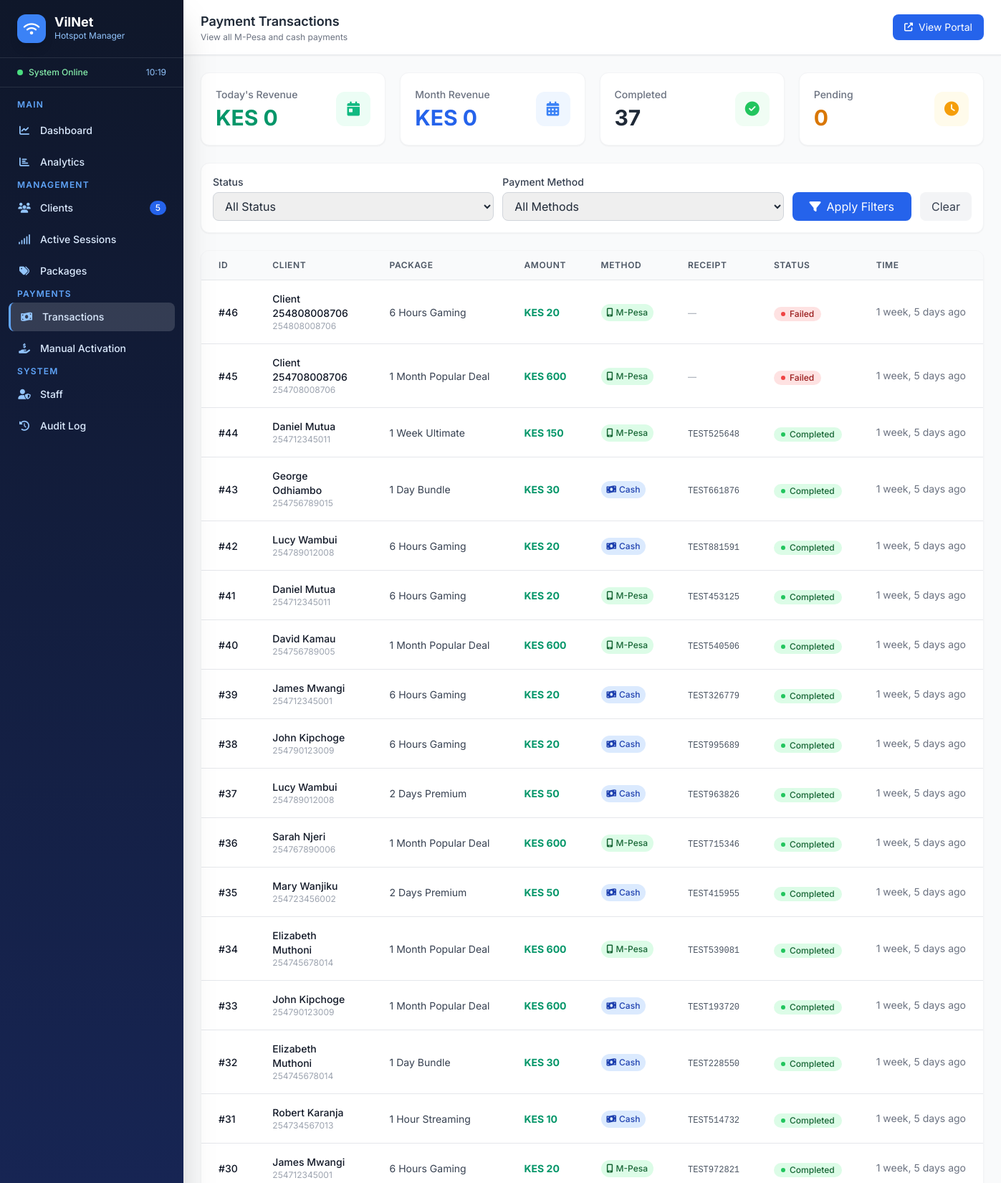
/payments/ (signed in, upper part), run on the app's committed database.
### payments/models.py (models this page shows, shortened)
class Payment(models.Model):
    STATUS_CHOICES = [
        ('pending', 'Pending'),
        ('completed', 'Completed'),
        ('failed', 'Failed'),
        ('cancelled', 'Cancelled'),
        ('refunded', 'Refunded'),
    ]
    PAYMENT_METHOD_CHOICES = [
        ('mpesa', 'M-Pesa'),
        ('cash', 'Cash'),
        ('manual', 'Manual Activation'),
    ]
    client = models.ForeignKey(
        Client,
        on_delete=models.SET_NULL,
        null=True,
        related_name='payments'
    )
    package = models.ForeignKey(
        Package,
        on_delete=models.SET_NULL,
        null=True,
        related_name='payments'
    )
    session = models.OneToOneField(
        Session,
        on_delete=models.SET_NULL,
        null=True,
        blank=True,
        related_name='payment'
    )
    amount = models.DecimalField(max_digits=10, decimal_places=2)
    phone = models.CharField(max_length=15)
    payment_method = models.CharField(
        max_length=10,
        choices=PAYMENT_METHOD_CHOICES,
        default='mpesa'
    )
    status = models.CharField(max_length=15, choices=STATUS_CHOICES, default='pending')
    checkout_request_id = models.CharField(max_length=100, blank=True, db_index=True)
    merchant_request_id = models.CharField(max_length=100, blank=True)
    mpesa_receipt_number = models.CharField(max_length=50, blank=True, unique=True, null=True)
    mpesa_transaction_date = models.CharField(max_length=20, blank=True)
    initiated_at = models.DateTimeField(default=timezone.now)
    completed_at = models.DateTimeField(null=True, blank=True)
    created_at = models.DateTimeField(auto_now_add=True)
    updated_at = models.DateTimeField(auto_now=True)
    raw_callback = models.JSONField(null=True, blank=True)
    class Meta:
        ordering = ['-created_at']
        verbose_name = 'Payment'
        verbose_name_plural = 'Payments'

### clients/models.py (models this page shows, shortened)
class Client(models.Model):
    STATUS_CHOICES = [
        ('active', 'Active'),
        ('inactive', 'Inactive'),
        ('blocked', 'Blocked'),
    ]
    full_name = models.CharField(max_length=150)
    phone = models.CharField(max_length=15, unique=True)
    email = models.EmailField(blank=True)
    id_number = models.CharField(max_length=20, blank=True, help_text='National ID or student number')
    mac_address = models.CharField(
        max_length=17,
        blank=True,
        help_text='Device MAC address e.g. AA:BB:CC:DD:EE:FF'
    )
    ip_address = models.GenericIPAddressField(null=True, blank=True)
    mikrotik_username = models.CharField(
        max_length=100,
        unique=True,
        help_text='Auto-generated username used on MikroTik'
    )
    mikrotik_password = models.CharField(max_length=100)
    status = models.CharField(max_length=10, choices=STATUS_CHOICES, default='inactive')
    notes = models.TextField(blank=True)
    created_at = models.DateTimeField(auto_now_add=True)
    updated_at = models.DateTimeField(auto_now=True)
    class Meta:
        ordering = ['-created_at']
        verbose_name = 'Client'
        verbose_name_plural = 'Clients'

### packages/models.py (models this page shows, shortened)
class Package(models.Model):
    DURATION_UNIT_CHOICES = [
        ('minutes', 'Minutes'),
        ('hours', 'Hours'),
        ('days', 'Days'),
        ('weeks', 'Weeks'),
        ('months', 'Months'),
    ]
    STATUS_CHOICES = [
        ('active', 'Active'),
        ('inactive', 'Inactive'),
    ]
    name = models.CharField(max_length=100)
    description = models.TextField(blank=True)
    price = models.DecimalField(
        max_digits=10,
        decimal_places=2,
        validators=[MinValueValidator(Decimal('1.00'))]
    )
    duration = models.PositiveIntegerField(help_text='Duration value e.g. 1, 6, 24')
    duration_unit = models.CharField(max_length=10, choices=DURATION_UNIT_CHOICES, default='hours')
    data_limit_mb = models.PositiveIntegerField(
        null=True,
        blank=True,
        help_text='Data limit in MB. Leave blank for unlimited.'
    )
    upload_speed_kbps = models.PositiveIntegerField(
        null=True,
        blank=True,
        help_text='Upload speed limit in Kbps. Leave blank for unlimited.'
    )
    download_speed_kbps = models.PositiveIntegerField(
        null=True,
        blank=True,
        help_text='Download speed limit in Kbps. Leave blank for unlimited.'
    )
    max_devices = models.PositiveIntegerField(default=1)
    mikrotik_profile = models.CharField(
        max_length=100,
        blank=True,
        help_text='MikroTik hotspot profile name e.g. "1hr-plan"'
    )
    status = models.CharField(max_length=10, choices=STATUS_CHOICES, default='active')
    is_featured = models.BooleanField(default=False, help_text='Show this plan prominently on portal')
    sort_order = models.PositiveIntegerField(default=0, help_text='Lower number shows first')
    created_at = models.DateTimeField(auto_now_add=True)
    updated_at = models.DateTimeField(auto_now=True)
    class Meta:
        ordering = ['sort_order', 'price']
        verbose_name = 'Package'
        verbose_name_plural = 'Packages'

### payments/views.py (the view)
# urls.py: path('', views.PaymentListView.as_view(), name='list'),
@method_decorator(login_required, name='dispatch')
class PaymentListView(View):
    template_name = 'payments/payment_list.html'
    def get(self, request):
        payments = Payment.objects.select_related(
            'client', 'package'
        ).all().order_by('-created_at')
        status = request.GET.get('status', '')
        method = request.GET.get('method', '')
        date_from = request.GET.get('date_from', '')
        date_to = request.GET.get('date_to', '')
        if status:
            payments = payments.filter(status=status)
        if method:
            payments = payments.filter(payment_method=method)
        if date_from:
            payments = payments.filter(created_at__date__gte=date_from)
        if date_to:
            payments = payments.filter(created_at__date__lte=date_to)
        today = timezone.now().date()
        today_revenue = Payment.objects.filter(
            status='completed',
            completed_at__date=today
        ).aggregate(total=Sum('amount'))['total'] or 0
        month_revenue = Payment.objects.filter(
            status='completed',
            completed_at__month=today.month,
            completed_at__year=today.year,
        ).aggregate(total=Sum('amount'))['total'] or 0
        context = {
            'payments': payments[:100],
            'today_revenue': today_revenue,
            'month_revenue': month_revenue,
            'total_count': payments.count(),
            'completed_count': payments.filter(status='completed').count(),
            'pending_count': payments.filter(status='pending').count(),
            'failed_count': payments.filter(status='failed').count(),
            'status_filter': status,
            'method_filter': method,
        }
        return render(request, self.template_name, context)

### templates/payments/payment_list.html (shortened to what this page needs)
{% extends 'base.html' %}
{% block page_title %}Payment Transactions{% endblock %}
{% block page_subtitle %}View all M-Pesa and cash payments{% endblock %}
{% block content %}
<div class="grid grid-cols-1 sm:grid-cols-4 gap-5 mb-6">
    <div class="bg-white rounded-xl shadow-sm border border-gray-100 p-5">
        <div class="flex items-center justify-between">
            <div>
                <p class="text-gray-500 text-sm font-medium">Today's Revenue</p>
                <p class="text-3xl font-bold text-emerald-600 mt-1">KES {{ today_revenue|floatformat:0 }}</p>
            </div>
            <div class="w-12 h-12 bg-emerald-50 rounded-xl flex items-center justify-center">
                <i class="fas fa-calendar-day text-emerald-500 text-xl"></i>
            </div>
        </div>
    </div>
    <div class="bg-white rounded-xl shadow-sm border border-gray-100 p-5">
        <div class="flex items-center justify-between">
            <div>
                <p class="text-gray-500 text-sm font-medium">Month Revenue</p>
                <p class="text-3xl font-bold text-blue-600 mt-1">KES {{ month_revenue|floatformat:0 }}</p>
            </div>
            <div class="w-12 h-12 bg-blue-50 rounded-xl flex items-center justify-center">
                <i class="fas fa-calendar-alt text-blue-500 text-xl"></i>
            </div>
        </div>
    </div>
    <div class="bg-white rounded-xl shadow-sm border border-gray-100 p-5">
        <div class="flex items-center justify-between">
            <div>
                <p class="text-gray-500 text-sm font-medium">Completed</p>
                <p class="text-3xl font-bold text-gray-800 mt-1">{{ completed_count }}</p>
            </div>
            <div class="w-12 h-12 bg-green-50 rounded-xl flex items-center justify-center">
                <i class="fas fa-check-circle text-green-500 text-xl"></i>
            </div>
        </div>
    </div>
    <div class="bg-white rounded-xl shadow-sm border border-gray-100 p-5">
        <div class="flex items-center justify-between">
            <div>
                <p class="text-gray-500 text-sm font-medium">Pending</p>
                <p class="text-3xl font-bold text-amber-600 mt-1">{{ pending_count }}</p>
            </div>
            <div class="w-12 h-12 bg-amber-50 rounded-xl flex items-center justify-center">
                <i class="fas fa-clock text-amber-500 text-xl"></i>
            </div>
        </div>
    </div>
</div>
<div class="bg-white rounded-xl shadow-sm border border-gray-100 p-4 mb-6">
    <form method="get" class="flex flex-wrap items-end gap-3">
        <div class="flex-1 min-w-[200px]">
            <label class="block text-sm font-medium text-gray-700 mb-1">Status</label>
            <select name="status" class="w-full px-3 py-2 border border-gray-300 rounded-lg focus:outline-none focus:ring-2 focus:ring-blue-500">
                <option value="">All Status</option>
            </select>
        </div>
        <div class="flex-1 min-w-[200px]">
            <label class="block text-sm font-medium text-gray-700 mb-1">Payment Method</label>
            <select name="method" class="w-full px-3 py-2 border border-gray-300 rounded-lg focus:outline-none focus:ring-2 focus:ring-blue-500">
                <option value="">All Methods</option>
            </select>
        </div>
        <button type="submit" class="bg-blue-600 hover:bg-blue-700 text-white px-6 py-2 rounded-lg flex items-center gap-2 transition-colors">
            <i class="fas fa-filter"></i>
            Apply Filters
        </button>
        <a href="{% url 'payments:list' %}" class="bg-gray-100 hover:bg-gray-200 text-gray-700 px-4 py-2 rounded-lg transition-colors">
            Clear
        </a>
    </form>
</div>
<div class="bg-white rounded-xl shadow-sm border border-gray-100 overflow-hidden">
    <div class="overflow-x-auto">
        <table class="w-full">
            <thead class="bg-gray-50 border-b border-gray-200">
                <tr>
                    <th class="px-6 py-3 text-left text-xs font-semibold text-gray-600 uppercase tracking-wider">ID</th>
                    <th class="px-6 py-3 text-left text-xs font-semibold text-gray-600 uppercase tracking-wider">Client</th>
                    <th class="px-6 py-3 text-left text-xs font-semibold text-gray-600 uppercase tracking-wider">Package</th>
                    <th class="px-6 py-3 text-left text-xs font-semibold text-gray-600 uppercase tracking-wider">Amount</th>
                    <th class="px-6 py-3 text-left text-xs font-semibold text-gray-600 uppercase tracking-wider">Method</th>
                    <th class="px-6 py-3 text-left text-xs font-semibold text-gray-600 uppercase tracking-wider">Receipt</th>
                    <th class="px-6 py-3 text-left text-xs font-semibold text-gray-600 uppercase tracking-wider">Status</th>
                    <th class="px-6 py-3 text-left text-xs font-semibold text-gray-600 uppercase tracking-wider">Time</th>
                </tr>
            </thead>
            <tbody class="divide-y divide-gray-200">
                {% for payment in payments %}
                <tr class="hover:bg-gray-50 transition-colors">
                    <td class="px-6 py-4 whitespace-nowrap">
                        <span class="text-sm font-medium text-gray-900">#{{ payment.pk }}</span>
                    </td>
                    <td class="px-6 py-4">
                        <div class="text-sm font-medium text-gray-900">{{ payment.client.full_name|default:"Unknown" }}</div>
                        <div class="text-xs text-gray-400">{{ payment.phone }}</div>
                    </td>
                    <td class="px-6 py-4 whitespace-nowrap">
                        <span class="text-sm text-gray-700">{{ payment.package.name|default:"—" }}</span>
                    </td>
                    <td class="px-6 py-4 whitespace-nowrap">
                        <span class="text-sm font-bold text-emerald-600">KES {{ payment.amount|floatformat:0 }}</span>
                    </td>
                    <td class="px-6 py-4 whitespace-nowrap">
                        {% if payment.payment_method == 'mpesa' %}
                        <span class="inline-flex items-center px-2 py-1 rounded-full text-xs font-medium bg-green-100 text-green-800">
                            <i class="fas fa-mobile-alt mr-1"></i> M-Pesa
                        </span>
                        {% elif payment.payment_method == 'cash' %}
                        <span class="inline-flex items-center px-2 py-1 rounded-full text-xs font-medium bg-blue-100 text-blue-800">
                            <i class="fas fa-money-bill-wave mr-1"></i> Cash
                        </span>
                        {% else %}
                        <span class="text-xs text-gray-500">{{ payment.get_payment_method_display }}</span>
                        {% endif %}
                    </td>
                    <td class="px-6 py-4 whitespace-nowrap">
                        {% if payment.mpesa_receipt_number %}
                        <span class="text-xs font-mono text-gray-600">{{ payment.mpesa_receipt_number }}</span>
                        {% else %}
                        <span class="text-xs text-gray-400">—</span>
                        {% endif %}
                    </td>
                    <td class="px-6 py-4 whitespace-nowrap">
                        {% if payment.status == 'completed' %}
                        <span class="inline-flex items-center px-2.5 py-0.5 rounded-full text-xs font-medium bg-green-100 text-green-800">
                            <span class="w-1.5 h-1.5 bg-green-500 rounded-full mr-1.5"></span>
                            Completed
                        </span>
                        {% elif payment.status == 'pending' %}
                        <span class="inline-flex items-center px-2.5 py-0.5 rounded-full text-xs font-medium bg-amber-100 text-amber-800">
                            <span class="w-1.5 h-1.5 bg-amber-500 rounded-full mr-1.5"></span>
                            Pending
                        </span>
                        {% elif payment.status == 'failed' %}
                        <span class="inline-flex items-center px-2.5 py-0.5 rounded-full text-xs font-medium bg-red-100 text-red-800">
                            <span class="w-1.5 h-1.5 bg-red-500 rounded-full mr-1.5"></span>
                            Failed
                        </span>
                        {% else %}
                        <span class="inline-flex items-center px-2.5 py-0.5 rounded-full text-xs font-medium bg-gray-100 text-gray-600">
                            {{ payment.get_status_display }}
                        </span>
                        {% endif %}
                    </td>
                    <td class="px-6 py-4 whitespace-nowrap text-sm text-gray-500">
                        {{ payment.created_at|timesince }} ago
                    </td>
                </tr>
                {% endfor %}
            </tbody>
        </table>
    </div>
</div>
{% endblock %}

### templates/base.html (style rules this page uses)
body { font-family: 'Inter', sans-serif; }

### data on the page
Payment: pk "46", client.full_name "Client 254808008706", phone "254808008706", package.name "6 Hours Gaming", amount "20", payment_method "mpesa" (drawn), status "failed" (drawn), created_at "1 week, 5 days"
Payment: pk "45", client.full_name "Client 254708008706", phone "254708008706", package.name "1 Month Popular Deal", amount "600", payment_method "mpesa" (drawn), status "failed" (drawn), created_at "1 week, 5 days"
Payment: pk "44", client.full_name "Daniel Mutua", phone "254712345011", package.name "1 Week Ultimate", amount "150", payment_method "mpesa" (drawn), mpesa_receipt_number "TEST525648", status "completed" (drawn), created_at "1 week, 5 days"
Payment: pk "43", client.full_name "George Odhiambo", phone "254756789015", package.name "1 Day Bundle", amount "30", payment_method "cash" (drawn), mpesa_receipt_number "TEST661876", status "completed" (drawn), created_at "1 week, 5 days"
Payment: pk "42", client.full_name "Lucy Wambui", phone "254789012008", package.name "6 Hours Gaming", amount "20", payment_method "cash" (drawn), mpesa_receipt_number "TEST881591", status "completed" (drawn), created_at "1 week, 5 days"
Payment: pk "41", client.full_name "Daniel Mutua", phone "254712345011", package.name "6 Hours Gaming", amount "20", payment_method "mpesa" (drawn), mpesa_receipt_number "TEST453125", status "completed" (drawn), created_at "1 week, 5 days"
Payment: pk "40", client.full_name "David Kamau", phone "254756789005", package.name "1 Month Popular Deal", amount "600", payment_method "mpesa" (drawn), mpesa_receipt_number "TEST540506", status "completed" (drawn), created_at "1 week, 5 days"
Payment: pk "39", client.full_name "James Mwangi", phone "254712345001", package.name "6 Hours Gaming", amount "20", payment_method "cash" (drawn), mpesa_receipt_number "TEST326779", status "completed" (drawn), created_at "1 week, 5 days"
Payment: pk "38", client.full_name "John Kipchoge", phone "254790123009", package.name "6 Hours Gaming", amount "20", payment_method "cash" (drawn), mpesa_receipt_number "TEST995689", status "completed" (drawn), created_at "1 week, 5 days"
Payment: pk "37", client.full_name "Lucy Wambui", phone "254789012008", package.name "2 Days Premium", amount "50", payment_method "cash" (drawn), mpesa_receipt_number "TEST963826", status "completed" (drawn), created_at "1 week, 5 days"
Payment: pk "36", client.full_name "Sarah Njeri", phone "254767890006", package.name "1 Month Popular Deal", amount "600", payment_method "mpesa" (drawn), mpesa_receipt_number "TEST715346", status "completed" (drawn), created_at "1 week, 5 days"
Payment: pk "35", client.full_name "Mary Wanjiku", phone "254723456002", package.name "2 Days Premium", amount "50", payment_method "cash" (drawn), mpesa_receipt_number "TEST415955", status "completed" (drawn), created_at "1 week, 5 days"
Payment: pk "34", client.full_name "Elizabeth Muthoni", phone "254745678014", package.name "1 Month Popular Deal", amount "600", payment_method "mpesa" (drawn), mpesa_receipt_number "TEST539081", status "completed" (drawn), created_at "1 week, 5 days"
Payment: pk "33", client.full_name "John Kipchoge", phone "254790123009", package.name "1 Month Popular Deal", amount "600", payment_method "cash" (drawn), mpesa_receipt_number "TEST193720", status "completed" (drawn), created_at "1 week, 5 days"
Payment: pk "32", client.full_name "Elizabeth Muthoni", phone "254745678014", package.name "1 Day Bundle", amount "30", payment_method "cash" (drawn), mpesa_receipt_number "TEST228550", status "completed" (drawn), created_at "1 week, 5 days"
Payment: pk "31", client.full_name "Robert Karanja", phone "254734567013", package.name "1 Hour Streaming", amount "10", payment_method "cash" (drawn), mpesa_receipt_number "TEST514732", status "completed" (drawn), created_at "1 week, 5 days"
Payment: pk "30", client.full_name "James Mwangi", phone "254712345001", package.name "6 Hours Gaming", amount "20", payment_method "mpesa" (drawn), mpesa_receipt_number "TEST972821", status "completed" (drawn), created_at "1 week, 5 days"

### other printed values
{{ today_revenue|floatformat:0 }} "0"
{{ month_revenue|floatformat:0 }} "0"
{{ completed_count }} "37"
{{ pending_count }} "0"
